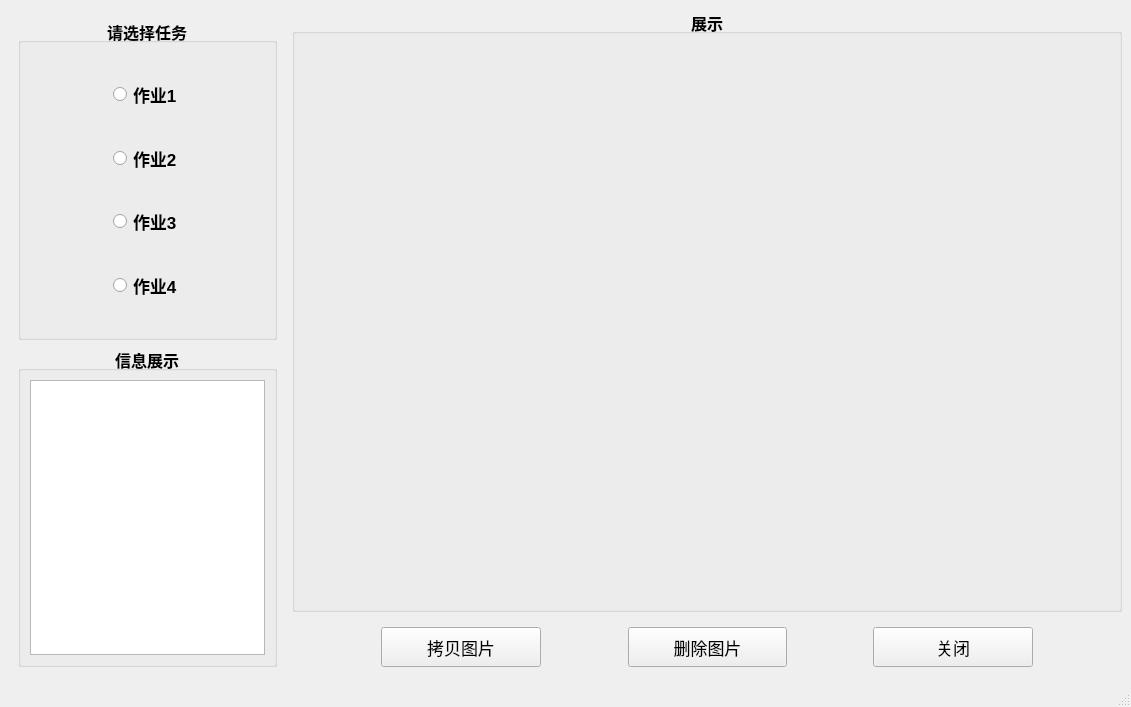
<?xml version="1.0" encoding="UTF-8"?>
<ui version="4.0">
 <class>MainWindow</class>
 <widget class="QMainWindow" name="MainWindow">
  <property name="enabled">
   <bool>true</bool>
  </property>
  <property name="geometry">
   <rect>
    <x>0</x>
    <y>0</y>
    <width>1131</width>
    <height>707</height>
   </rect>
  </property>
  <property name="sizePolicy">
   <sizepolicy hsizetype="Preferred" vsizetype="Preferred">
    <horstretch>0</horstretch>
    <verstretch>0</verstretch>
   </sizepolicy>
  </property>
  <property name="sizeIncrement">
   <size>
    <width>0</width>
    <height>0</height>
   </size>
  </property>
  <property name="windowTitle">
   <string>欢迎使用检测系统</string>
  </property>
  <widget class="QWidget" name="centralwidget">
   <layout class="QVBoxLayout" name="verticalLayout_5">
    <item>
     <layout class="QHBoxLayout" name="horizontalLayout" stretch="1,3">
      <item>
       <widget class="QWidget" name="widget_2" native="true">
        <layout class="QHBoxLayout" name="horizontalLayout_2">
         <item>
          <layout class="QVBoxLayout" name="verticalLayout_4" stretch="1,1">
           <item>
            <widget class="QGroupBox" name="groupBox_2">
             <property name="font">
              <font>
               <pointsize>12</pointsize>
               <weight>75</weight>
               <bold>true</bold>
              </font>
             </property>
             <property name="title">
              <string>请选择任务</string>
             </property>
             <property name="alignment">
              <set>Qt::AlignCenter</set>
             </property>
             <layout class="QVBoxLayout" name="verticalLayout_3">
              <item>
               <spacer name="verticalSpacer">
                <property name="orientation">
                 <enum>Qt::Vertical</enum>
                </property>
                <property name="sizeHint" stdset="0">
                 <size>
                  <width>20</width>
                  <height>21</height>
                 </size>
                </property>
               </spacer>
              </item>
              <item>
               <layout class="QHBoxLayout" name="horizontalLayout_3">
                <item>
                 <spacer name="horizontalSpacer">
                  <property name="orientation">
                   <enum>Qt::Horizontal</enum>
                  </property>
                  <property name="sizeHint" stdset="0">
                   <size>
                    <width>40</width>
                    <height>20</height>
                   </size>
                  </property>
                 </spacer>
                </item>
                <item>
                 <widget class="QRadioButton" name="detect_task_one_rbtn">
                  <property name="font">
                   <font>
                    <pointsize>13</pointsize>
                    <weight>75</weight>
                    <bold>true</bold>
                   </font>
                  </property>
                  <property name="text">
                   <string>作业1</string>
                  </property>
                 </widget>
                </item>
                <item>
                 <spacer name="horizontalSpacer_2">
                  <property name="orientation">
                   <enum>Qt::Horizontal</enum>
                  </property>
                  <property name="sizeHint" stdset="0">
                   <size>
                    <width>40</width>
                    <height>20</height>
                   </size>
                  </property>
                 </spacer>
                </item>
               </layout>
              </item>
              <item>
               <spacer name="verticalSpacer_2">
                <property name="orientation">
                 <enum>Qt::Vertical</enum>
                </property>
                <property name="sizeHint" stdset="0">
                 <size>
                  <width>20</width>
                  <height>19</height>
                 </size>
                </property>
               </spacer>
              </item>
              <item>
               <layout class="QHBoxLayout" name="horizontalLayout_4">
                <item>
                 <spacer name="horizontalSpacer_3">
                  <property name="orientation">
                   <enum>Qt::Horizontal</enum>
                  </property>
                  <property name="sizeHint" stdset="0">
                   <size>
                    <width>40</width>
                    <height>20</height>
                   </size>
                  </property>
                 </spacer>
                </item>
                <item>
                 <widget class="QRadioButton" name="detect_task_two_rbtn">
                  <property name="font">
                   <font>
                    <pointsize>13</pointsize>
                    <weight>75</weight>
                    <bold>true</bold>
                   </font>
                  </property>
                  <property name="text">
                   <string>作业2</string>
                  </property>
                 </widget>
                </item>
                <item>
                 <spacer name="horizontalSpacer_4">
                  <property name="orientation">
                   <enum>Qt::Horizontal</enum>
                  </property>
                  <property name="sizeHint" stdset="0">
                   <size>
                    <width>40</width>
                    <height>20</height>
                   </size>
                  </property>
                 </spacer>
                </item>
               </layout>
              </item>
              <item>
               <spacer name="verticalSpacer_3">
                <property name="orientation">
                 <enum>Qt::Vertical</enum>
                </property>
                <property name="sizeHint" stdset="0">
                 <size>
                  <width>20</width>
                  <height>21</height>
                 </size>
                </property>
               </spacer>
              </item>
              <item>
               <layout class="QHBoxLayout" name="horizontalLayout_5">
                <item>
                 <spacer name="horizontalSpacer_5">
                  <property name="orientation">
                   <enum>Qt::Horizontal</enum>
                  </property>
                  <property name="sizeHint" stdset="0">
                   <size>
                    <width>40</width>
                    <height>20</height>
                   </size>
                  </property>
                 </spacer>
                </item>
                <item>
                 <widget class="QRadioButton" name="detect_task_three_rbtn">
                  <property name="font">
                   <font>
                    <pointsize>13</pointsize>
                    <weight>75</weight>
                    <bold>true</bold>
                   </font>
                  </property>
                  <property name="text">
                   <string>作业3</string>
                  </property>
                 </widget>
                </item>
                <item>
                 <spacer name="horizontalSpacer_6">
                  <property name="orientation">
                   <enum>Qt::Horizontal</enum>
                  </property>
                  <property name="sizeHint" stdset="0">
                   <size>
                    <width>40</width>
                    <height>20</height>
                   </size>
                  </property>
                 </spacer>
                </item>
               </layout>
              </item>
              <item>
               <spacer name="verticalSpacer_5">
                <property name="orientation">
                 <enum>Qt::Vertical</enum>
                </property>
                <property name="sizeHint" stdset="0">
                 <size>
                  <width>20</width>
                  <height>19</height>
                 </size>
                </property>
               </spacer>
              </item>
              <item>
               <layout class="QHBoxLayout" name="horizontalLayout_6">
                <item>
                 <spacer name="horizontalSpacer_7">
                  <property name="orientation">
                   <enum>Qt::Horizontal</enum>
                  </property>
                  <property name="sizeHint" stdset="0">
                   <size>
                    <width>40</width>
                    <height>20</height>
                   </size>
                  </property>
                 </spacer>
                </item>
                <item>
                 <widget class="QRadioButton" name="detect_task_four_rbtn">
                  <property name="font">
                   <font>
                    <pointsize>13</pointsize>
                    <weight>75</weight>
                    <bold>true</bold>
                   </font>
                  </property>
                  <property name="text">
                   <string>作业4</string>
                  </property>
                 </widget>
                </item>
                <item>
                 <spacer name="horizontalSpacer_8">
                  <property name="orientation">
                   <enum>Qt::Horizontal</enum>
                  </property>
                  <property name="sizeHint" stdset="0">
                   <size>
                    <width>40</width>
                    <height>20</height>
                   </size>
                  </property>
                 </spacer>
                </item>
               </layout>
              </item>
              <item>
               <spacer name="verticalSpacer_4">
                <property name="orientation">
                 <enum>Qt::Vertical</enum>
                </property>
                <property name="sizeHint" stdset="0">
                 <size>
                  <width>20</width>
                  <height>21</height>
                 </size>
                </property>
               </spacer>
              </item>
             </layout>
            </widget>
           </item>
           <item>
            <widget class="QGroupBox" name="groupBox_3">
             <property name="font">
              <font>
               <pointsize>12</pointsize>
               <weight>75</weight>
               <bold>true</bold>
              </font>
             </property>
             <property name="title">
              <string>信息展示</string>
             </property>
             <property name="alignment">
              <set>Qt::AlignCenter</set>
             </property>
             <layout class="QVBoxLayout" name="verticalLayout_6">
              <item>
               <widget class="QTextBrowser" name="result_info"/>
              </item>
             </layout>
            </widget>
           </item>
          </layout>
         </item>
        </layout>
       </widget>
      </item>
      <item>
       <layout class="QVBoxLayout" name="verticalLayout_2" stretch="5,0">
        <item>
         <widget class="QGroupBox" name="groupBox">
          <property name="font">
           <font>
            <pointsize>12</pointsize>
            <weight>75</weight>
            <bold>true</bold>
           </font>
          </property>
          <property name="title">
           <string>展示</string>
          </property>
          <property name="alignment">
           <set>Qt::AlignCenter</set>
          </property>
          <layout class="QVBoxLayout" name="verticalLayout">
           <property name="spacing">
            <number>0</number>
           </property>
           <property name="leftMargin">
            <number>0</number>
           </property>
           <property name="rightMargin">
            <number>0</number>
           </property>
           <property name="bottomMargin">
            <number>0</number>
           </property>
           <item>
            <layout class="QHBoxLayout" name="detect_show_img">
             <property name="spacing">
              <number>0</number>
             </property>
            </layout>
           </item>
          </layout>
         </widget>
        </item>
        <item>
         <widget class="QWidget" name="widget" native="true">
          <layout class="QHBoxLayout" name="horizontalLayout_7">
           <item>
            <spacer name="horizontalSpacer_9">
             <property name="orientation">
              <enum>Qt::Horizontal</enum>
             </property>
             <property name="sizeHint" stdset="0">
              <size>
               <width>80</width>
               <height>20</height>
              </size>
             </property>
            </spacer>
           </item>
           <item>
            <widget class="QPushButton" name="save_img_btn">
             <property name="sizePolicy">
              <sizepolicy hsizetype="Minimum" vsizetype="Minimum">
               <horstretch>1</horstretch>
               <verstretch>1</verstretch>
              </sizepolicy>
             </property>
             <property name="minimumSize">
              <size>
               <width>0</width>
               <height>40</height>
              </size>
             </property>
             <property name="font">
              <font>
               <pointsize>13</pointsize>
              </font>
             </property>
             <property name="text">
              <string>拷贝图片</string>
             </property>
            </widget>
           </item>
           <item>
            <spacer name="horizontalSpacer_12">
             <property name="orientation">
              <enum>Qt::Horizontal</enum>
             </property>
             <property name="sizeHint" stdset="0">
              <size>
               <width>81</width>
               <height>20</height>
              </size>
             </property>
            </spacer>
           </item>
           <item>
            <widget class="QPushButton" name="delect_img_btn">
             <property name="sizePolicy">
              <sizepolicy hsizetype="Minimum" vsizetype="Minimum">
               <horstretch>1</horstretch>
               <verstretch>1</verstretch>
              </sizepolicy>
             </property>
             <property name="minimumSize">
              <size>
               <width>0</width>
               <height>40</height>
              </size>
             </property>
             <property name="font">
              <font>
               <pointsize>13</pointsize>
              </font>
             </property>
             <property name="text">
              <string>删除图片</string>
             </property>
            </widget>
           </item>
           <item>
            <spacer name="horizontalSpacer_11">
             <property name="orientation">
              <enum>Qt::Horizontal</enum>
             </property>
             <property name="sizeHint" stdset="0">
              <size>
               <width>80</width>
               <height>20</height>
              </size>
             </property>
            </spacer>
           </item>
           <item>
            <widget class="QPushButton" name="close_win_btn">
             <property name="sizePolicy">
              <sizepolicy hsizetype="Minimum" vsizetype="Minimum">
               <horstretch>1</horstretch>
               <verstretch>1</verstretch>
              </sizepolicy>
             </property>
             <property name="minimumSize">
              <size>
               <width>0</width>
               <height>40</height>
              </size>
             </property>
             <property name="font">
              <font>
               <pointsize>13</pointsize>
              </font>
             </property>
             <property name="text">
              <string>关闭</string>
             </property>
            </widget>
           </item>
           <item>
            <spacer name="horizontalSpacer_10">
             <property name="orientation">
              <enum>Qt::Horizontal</enum>
             </property>
             <property name="sizeHint" stdset="0">
              <size>
               <width>80</width>
               <height>20</height>
              </size>
             </property>
            </spacer>
           </item>
          </layout>
         </widget>
        </item>
       </layout>
      </item>
     </layout>
    </item>
   </layout>
  </widget>
  <widget class="QStatusBar" name="statusbar"/>
 </widget>
 <resources/>
 <connections/>
</ui>
